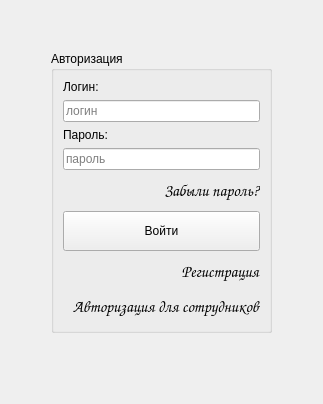
          <widget class="QWidget" name="page_client_auth">
           <layout class="QGridLayout" name="gridLayout_2">
            <item row="7" column="2">
             <spacer name="horizontalSpacer_3">
              <property name="orientation">
               <enum>Qt::Horizontal</enum>
              </property>
              <property name="sizeHint" stdset="0">
               <size>
                <width>40</width>
                <height>20</height>
               </size>
              </property>
             </spacer>
            </item>
            <item row="0" column="1" colspan="2">
             <spacer name="verticalSpacer_3">
              <property name="orientation">
               <enum>Qt::Vertical</enum>
              </property>
              <property name="sizeHint" stdset="0">
               <size>
                <width>20</width>
                <height>40</height>
               </size>
              </property>
             </spacer>
            </item>
            <item row="3" column="0">
             <spacer name="horizontalSpacer">
              <property name="orientation">
               <enum>Qt::Horizontal</enum>
              </property>
              <property name="sizeHint" stdset="0">
               <size>
                <width>40</width>
                <height>20</height>
               </size>
              </property>
             </spacer>
            </item>
            <item row="8" column="1" colspan="2">
             <spacer name="verticalSpacer_2">
              <property name="orientation">
               <enum>Qt::Vertical</enum>
              </property>
              <property name="sizeHint" stdset="0">
               <size>
                <width>20</width>
                <height>40</height>
               </size>
              </property>
             </spacer>
            </item>
            <item row="3" column="3">
             <spacer name="horizontalSpacer_2">
              <property name="orientation">
               <enum>Qt::Horizontal</enum>
              </property>
              <property name="sizeHint" stdset="0">
               <size>
                <width>40</width>
                <height>20</height>
               </size>
              </property>
             </spacer>
            </item>
            <item row="7" column="1">
             <spacer name="horizontalSpacer_4">
              <property name="orientation">
               <enum>Qt::Horizontal</enum>
              </property>
              <property name="sizeHint" stdset="0">
               <size>
                <width>40</width>
                <height>20</height>
               </size>
              </property>
             </spacer>
            </item>
            <item row="1" column="1" rowspan="3" colspan="2">
             <widget class="QGroupBox" name="groupBox_client_auth">
              <property name="title">
               <string>Авторизация</string>
              </property>
              <layout class="QGridLayout" name="gridLayout_4">
               <item row="2" column="0">
                <widget class="QLineEdit" name="lineEdit_client_auth_login">
                 <property name="focusPolicy">
                  <enum>Qt::StrongFocus</enum>
                 </property>
                 <property name="text">
                  <string/>
                 </property>
                 <property name="placeholderText">
                  <string>логин</string>
                 </property>
                </widget>
               </item>
               <item row="10" column="0">
                <widget class="QPushButton" name="pushButton_client_auth_move_to_registation">
                 <property name="font">
                  <font>
                   <family>Comic Sans MS</family>
                   <pointsize>12</pointsize>
                   <weight>50</weight>
                   <italic>false</italic>
                   <bold>false</bold>
                  </font>
                 </property>
                 <property name="styleSheet">
                  <string notr="true">QPushButton{
background-color: none;
font: 12pt &quot;Comic Sans MS&quot;;
text-align: right;
}

QPushButton::hover{
	
	color: rgb(118, 227, 131);
}</string>
                 </property>
                 <property name="text">
                  <string>Регистрация</string>
                 </property>
                 <property name="default">
                  <bool>false</bool>
                 </property>
                 <property name="flat">
                  <bool>true</bool>
                 </property>
                </widget>
               </item>
               <item row="7" column="0">
                <widget class="QPushButton" name="pushButton_client_auth_forgot_password">
                 <property name="font">
                  <font>
                   <family>Comic Sans MS</family>
                   <pointsize>12</pointsize>
                   <weight>50</weight>
                   <italic>false</italic>
                   <bold>false</bold>
                  </font>
                 </property>
                 <property name="styleSheet">
                  <string notr="true">QPushButton{
background-color: none;
font: 12pt &quot;Comic Sans MS&quot;;
text-align: right;
}

QPushButton::hover{
	
	color: rgb(118, 227, 131);
}</string>
                 </property>
                 <property name="text">
                  <string>Забыли пароль?</string>
                 </property>
                 <property name="default">
                  <bool>false</bool>
                 </property>
                 <property name="flat">
                  <bool>true</bool>
                 </property>
                </widget>
               </item>
               <item row="4" column="0">
                <widget class="QLabel" name="label_client_auth_password">
                 <property name="text">
                  <string>Пароль:</string>
                 </property>
                </widget>
               </item>
               <item row="9" column="0">
                <widget class="QPushButton" name="pushButton_client_auth_sign_in">
                 <property name="minimumSize">
                  <size>
                   <width>0</width>
                   <height>40</height>
                  </size>
                 </property>
                 <property name="text">
                  <string>Войти</string>
                 </property>
                </widget>
               </item>
               <item row="1" column="0">
                <widget class="QLabel" name="label_client_auth_login">
                 <property name="text">
                  <string>Логин:</string>
                 </property>
                </widget>
               </item>
               <item row="5" column="0">
                <widget class="QLineEdit" name="lineEdit_client_auth_password">
                 <property name="focusPolicy">
                  <enum>Qt::StrongFocus</enum>
                 </property>
                 <property name="text">
                  <string/>
                 </property>
                 <property name="echoMode">
                  <enum>QLineEdit::Password</enum>
                 </property>
                 <property name="placeholderText">
                  <string>пароль</string>
                 </property>
                </widget>
               </item>
               <item row="11" column="0">
                <widget class="QPushButton" name="pushButton_client_auth_move_to_auth_for_members">
                 <property name="font">
                  <font>
                   <family>Comic Sans MS</family>
                   <pointsize>12</pointsize>
                   <weight>50</weight>
                   <italic>false</italic>
                   <bold>false</bold>
                  </font>
                 </property>
                 <property name="styleSheet">
                  <string notr="true">QPushButton{
background-color: none;
font: 12pt &quot;Comic Sans MS&quot;;
text-align: right;
}

QPushButton::hover{
	
	color: rgb(118, 227, 131);
}</string>
                 </property>
                 <property name="text">
                  <string>Авторизация для сотрудников</string>
                 </property>
                 <property name="default">
                  <bool>false</bool>
                 </property>
                 <property name="flat">
                  <bool>true</bool>
                 </property>
                </widget>
               </item>
              </layout>
             </widget>
            </item>
           </layout>
          </widget>
